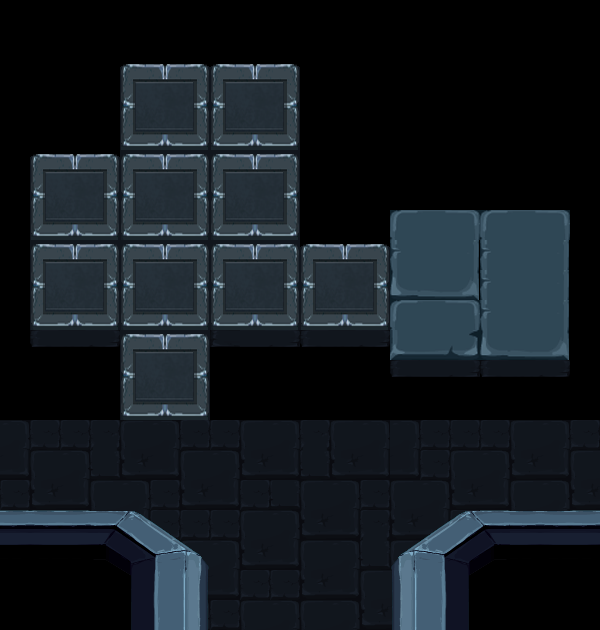

This game map was drawn from its Tiled (.tmx) file and the tilesets committed beside it. A one-line description and the trimmed map source follow:
An orthogonal 20x21 tile map with 30x30 px tiles, 5 tile layers (0, 1, Shadows, 11, ...), 1 hidden layer not drawn, 21 tilesets and 22 objects (10x number_on, 8x obj_obstacle, obj_tutorial, start, obj_switch, ...).

<map version="1.0" orientation="orthogonal" width="20" height="21" tilewidth="30" tileheight="30">
 <properties>
  <property name="puzzle" value="numbers" />
 </properties>
 <tileset firstgid="1" name="collisions" tilewidth="30" tileheight="30">
  <image source="res/collisions.png" width="150" height="30" />
 </tileset>
 <tileset firstgid="6" name="tileset_caves" tilewidth="30" tileheight="30">
  <image source="res/tileset_caves.png" width="1102" height="627" />
 </tileset>
 <tileset firstgid="726" name="n01" tilewidth="90" tileheight="90">
  <image source="../puzzles/numbers/number_on_01.png" width="90" height="90" />
 </tileset>
 <tileset firstgid="727" name="n02" tilewidth="90" tileheight="90">
  <image source="../puzzles/numbers/number_on_02.png" width="90" height="90" />
 </tileset>
 <tileset firstgid="728" name="n03" tilewidth="90" tileheight="90">
  <image source="../puzzles/numbers/number_on_03.png" width="90" height="90" />
 </tileset>
 <tileset firstgid="729" name="n04" tilewidth="90" tileheight="90">
  <image source="../puzzles/numbers/number_on_04.png" width="90" height="90" />
 </tileset>
 <tileset firstgid="730" name="n05" tilewidth="90" tileheight="90">
  <image source="../puzzles/numbers/number_on_05.png" width="90" height="90" />
 </tileset>
 <tileset firstgid="731" name="n06" tilewidth="90" tileheight="90">
  <image source="../puzzles/numbers/number_on_06.png" width="90" height="90" />
 </tileset>
 <tileset firstgid="732" name="n07" tilewidth="90" tileheight="90">
  <image source="../puzzles/numbers/number_on_07.png" width="90" height="90" />
 </tileset>
 <tileset firstgid="733" name="n08" tilewidth="90" tileheight="90">
  <image source="../puzzles/numbers/number_on_08.png" width="90" height="90" />
 </tileset>
 <tileset firstgid="734" name="n09" tilewidth="90" tileheight="90">
  <image source="../puzzles/numbers/number_on_09.png" width="90" height="90" />
 </tileset>
 <tileset firstgid="735" name="n10" tilewidth="90" tileheight="90">
  <image source="../puzzles/numbers/number_on_10.png" width="90" height="90" />
 </tileset>
 <tileset firstgid="736" name="n11" tilewidth="90" tileheight="90">
  <image source="../puzzles/numbers/number_on_11.png" width="90" height="90" />
 </tileset>
 <tileset firstgid="737" name="n12" tilewidth="90" tileheight="90">
  <image source="../puzzles/numbers/number_on_12.png" width="90" height="90" />
 </tileset>
 <tileset firstgid="738" name="n13" tilewidth="90" tileheight="90">
  <image source="../puzzles/numbers/number_on_13.png" width="90" height="90" />
 </tileset>
 <tileset firstgid="739" name="n14" tilewidth="90" tileheight="90">
  <image source="../puzzles/numbers/number_on_14.png" width="90" height="90" />
 </tileset>
 <tileset firstgid="740" name="n15" tilewidth="90" tileheight="90">
  <image source="../puzzles/numbers/number_on_15.png" width="90" height="90" />
 </tileset>
 <tileset firstgid="741" name="n16" tilewidth="90" tileheight="90">
  <image source="../puzzles/numbers/number_on_16.png" width="90" height="90" />
 </tileset>
 <tileset firstgid="742" name="obstacle" tilewidth="20" tileheight="20">
  <image source="../objects/obstacle.png" width="20" height="20" />
 </tileset>
 <tileset firstgid="743" name="cave_switch_up" tilewidth="60" tileheight="60">
  <image source="../objects/cave_switch_up.png" trans="ffffff" width="60" height="60" />
 </tileset>
 <tileset firstgid="744" name="tutorial_tile" tilewidth="60" tileheight="60">
  <image source="../objects/tutorial_tile.png" width="60" height="60" />
 </tileset>
 <layer name="0" width="20" height="21">
  <properties>
   <property name="layer" value="0" />
  </properties>
  <data>[420 cells, 4 non-empty, 2 distinct tile ids]</data>
 </layer>
 <layer name="1" width="20" height="21">
  <properties>
   <property name="layer" value="1" />
  </properties>
  <data>[420 cells, 245 non-empty, 48 distinct tile ids]</data>
 </layer>
 <layer name="Shadows" width="20" height="21">
  <properties>
   <property name="layer" value="2" />
  </properties>
  <data>[420 cells, 0 non-empty, 0 distinct tile ids]</data>
 </layer>
 <layer name="11" width="20" height="21">
  <properties>
   <property name="layer" value="11" />
  </properties>
  <data>[420 cells, 33 non-empty, 1 distinct tile ids]</data>
 </layer>
 <layer name="12" width="20" height="21">
  <properties>
   <property name="layer" value="12" />
  </properties>
  <data>[420 cells, 50 non-empty, 40 distinct tile ids]</data>
 </layer>
 <objectgroup color="#00ff00" draworder="topdown" name="Num On" width="20" height="21">
  <object name="number_on_04" type="number_on" gid="729" x="30" y="240">
   <properties>
    <property name="visible" value="true" />
   </properties>
  </object>
  <object name="number_on_10" type="number_on" gid="735" x="300" y="330">
   <properties>
    <property name="visible" value="true" />
   </properties>
  </object>
  <object name="number_on_09" type="number_on" gid="734" x="210" y="330" />
 </objectgroup>
 <objectgroup draworder="topdown" name="Num Off" width="20" height="21">
  <object name="number_on_06" type="number_on" gid="731" x="120" y="150" />
  <object name="number_on_02" type="number_on" gid="727" x="120" y="330" />
  <object name="number_on_01" type="number_on" gid="726" x="120" y="420" />
  <object name="number_on_07" type="number_on" gid="732" x="210" y="150" />
  <object name="number_on_08" type="number_on" gid="733" x="210" y="240" />
  <object name="number_on_05" type="number_on" gid="730" x="120" y="240" />
  <object name="number_on_03" type="number_on" gid="728" x="30" y="330" />
 </objectgroup>
 <objectgroup color="#00ff00" draworder="topdown" name="trigger" width="20" height="21">
  <object name="obj_tutorial" gid="744" x="510" y="450">
   <properties>
    <property name="dialogID" value="tutorial_numbers" />
   </properties>
  </object>
 </objectgroup>
 <objectgroup color="#ff0000" draworder="topdown" name="Start" width="20" height="21">
  <object name="start" x="295" y="541" />
 </objectgroup>
 <objectgroup color="#ffff00" draworder="topdown" name="doors" width="20" height="21">
  <object name="obj_switch" gid="743" x="498" y="309" />
  <object name="door_a" x="250" y="609" width="94" height="29">
   <properties>
    <property name="event" value="enter" />
    <property name="orientation" value="s" />
    <property name="to" value="level_2:d" />
   </properties>
  </object>
 </objectgroup>
 <objectgroup draworder="topdown" name="objects" width="20" height="21">
  <object name="obj_obstacle" gid="742" x="290" y="247" />
  <object name="obj_obstacle" gid="742" x="290" y="337" />
  <object name="obj_obstacle" gid="742" x="200" y="337" />
  <object name="obj_obstacle" gid="742" x="200" y="247" />
  <object name="obj_obstacle" gid="742" x="110" y="247" />
  <object name="obj_obstacle" gid="742" x="110" y="337" />
  <object name="obj_obstacle" gid="742" x="110" y="157" />
  <object name="obj_obstacle" gid="742" x="200" y="157" />
 </objectgroup>
 <layer name="collisions" width="20" height="21" visible="0" opacity="0.61">
  <data>[420 cells, 186 non-empty, 4 distinct tile ids]</data>
 </layer>
</map>
